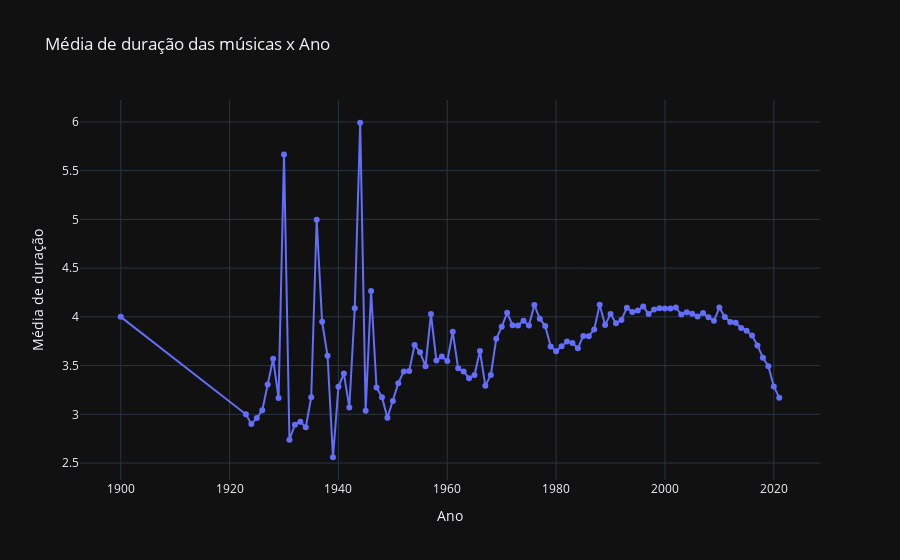

Notebook code for this chart:
### Code cell
fig = px.line( tracks_df.groupby('release_year')['duration_min'].mean().reset_index(), x='release_year',y='duration_min',markers=True,
title='Média de duração das músicas x Ano')
fig.update_layout(
    xaxis_title="Ano",
    yaxis_title="Média de duração"
)
iplot(fig)

### Figure 1 — Plotly figure (JSON) as saved in the notebook; plotly's stock layout.template omitted (floating-point values rounded to 4 significant figures)
{"data": [{"hovertemplate": "release_year=%{x}<br>duration_min=%{y}<extra></extra>", "legendgroup": "", "line": {"color": "#636efa", "dash": "solid"}, "marker": {"symbol": "circle"}, "mode": "lines+markers", "name": "", "orientation": "v", "showlegend": false, "type": "scatter", "x": [1900, 1923, 1924, 1925, 1926, 1927, 1928, 1929, 1930, 1931, 1932, 1933, 1934, 1935, 1936, 1937, 1938, 1939, 1940, 1941, 1942, 1943, 1944, 1945, 1946, 1947, 1948, 1949, 1950, 1951, 1952, 1953, 1954, 1955, 1956, 1957, 1958, 1959, 1960, 1961, 1962, 1963, 1964, 1965, 1966, 1967, 1968, 1969, 1970, 1971, 1972, 1973, 1974, 1975, 1976, 1977, 1978, 1979, 1980, 1981, 1982, 1983, 1984, 1985, 1986, 1987, 1988, 1989, 1990, 1991, 1992, 1993, 1994, 1995, 1996, 1997, 1998, 1999, 2000, 2001, 2002, 2003, 2004, 2005, 2006, 2007, 2008, 2009, 2010, 2011, 2012, 2013, 2014, 2015, 2016, 2017, 2018, 2019, 2020, 2021], "xaxis": "x", "y": [4, 3, 2.9, 2.963, 3.041, 3.306, 3.57, 3.167, 5.667, 2.739, 2.893, 2.923, 2.867, 3.175, 4.996, 3.949, 3.6, 2.559, 3.282, 3.418, 3.07, 4.087, 5.992, 3.038, 4.265, 3.274, 3.176, 2.965, 3.137, 3.319, 3.44, 3.445, 3.711, 3.635, 3.494, 4.028, 3.552, 3.592, 3.546, 3.846, 3.472, 3.439, 3.369, 3.403, 3.649, 3.292, 3.404, 3.774, 3.898, 4.041, 3.913, 3.911, 3.959, 3.911, 4.121, 3.981, 3.905, 3.696, 3.647, 3.697, 3.746, 3.732, 3.678, 3.804, 3.802, 3.871, 4.125, 3.916, 4.028, 3.934, 3.969, 4.093, 4.049, 4.064, 4.105, 4.03, 4.075, 4.089, 4.086, 4.086, 4.095, 4.024, 4.047, 4.033, 4.004, 4.04, 3.996, 3.959, 4.096, 3.997, 3.948, 3.94, 3.887, 3.858, 3.808, 3.706, 3.58, 3.494, 3.285, 3.171], "yaxis": "y"}], "layout": {"legend": {"tracegroupgap": 0}, "title": {"text": "Média de duração das músicas x Ano"}, "xaxis": {"anchor": "y", "domain": [0, 1], "title": {"text": "Ano"}}, "yaxis": {"anchor": "x", "domain": [0, 1], "title": {"text": "Média de duração"}}}}
